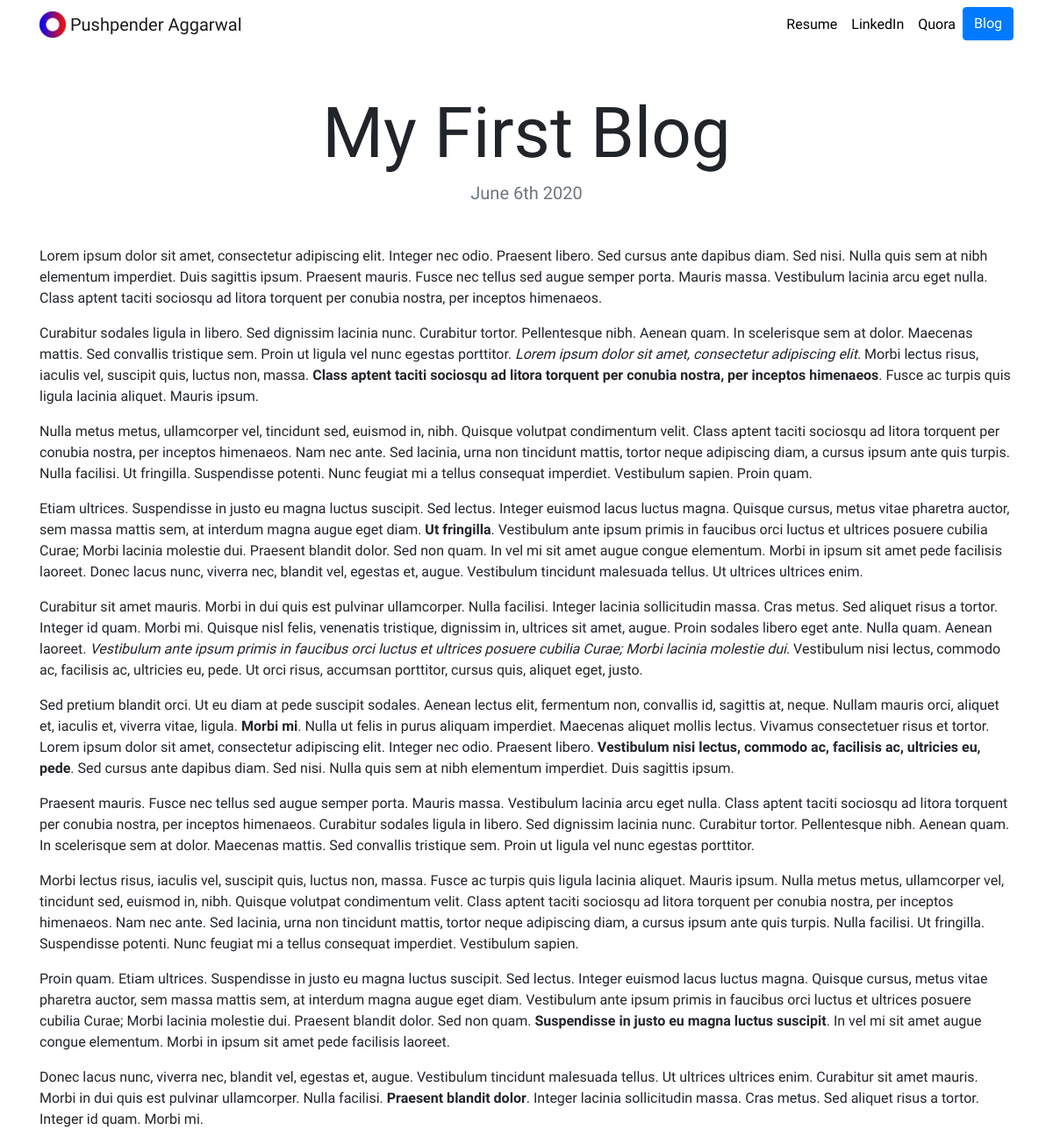
The page /blog/1 on the database its author committed.
### blog/models.py (models this page shows, shortened)
class Blog(models.Model):
    title = models.CharField(max_length=200)
    description = models.TextField()
    date = models.DateField()

### blog/views.py (the view)
# urls.py: path('<int:blog_id>', views.detail, name='detail'),
def detail(request, blog_id):
    blog_count = Blog.objects.count
    blog = get_object_or_404(Blog, pk = blog_id) #pk = primary key
    return render(request,'blog/detail.html', {"blog": blog})

### blog/templates/blog/detail.html
{% extends "portfolio/base.html" %}
{% load static %}
{% block content %}
<h1 class="text-center mt-5" id="blogdetailtitle">{{ blog.title }}</h1>
<h5 class="text-center text-muted mb-5">{{ blog.date|date:'F jS Y' }}</h5>
{{ blog.description|safe }}
{% endblock %}

### portfolio/static/portfolio/custom.css (style rules this page uses)
body { font-family: 'Architects Daughter', cursive; }
@media (min-width: 992px) { #blogdetailtitle { font-size: 5rem; } }

### rows shown on the page
Blog: title "My First Blog", date "June 6th 2020", description "Lorem ipsum dolor sit amet, consectetur adipiscing elit. Integer nec odio. Praesent libero. Sed cursus ante dapibus diam. Sed nisi. Nulla quis sem at nibh elementum imperdiet. Duis sagittis ipsum. Praesent mauris. Fusce nec tellus sed augue semper porta. Mauris massa. Vestibulum lacinia arcu eget nulla. Class aptent taciti sociosqu ad litora torquent per conubia nostra, per inceptos himenaeos. Curabitur sodales ligula in libero. Sed dignissim lacinia nunc. Curabitur tortor. Pellentesque nibh. Aenean quam. In scelerisque sem at dolor. Maecenas mattis. Sed convallis tristique sem. Proin ut ligula vel nunc egestas porttitor. Lorem ipsum dolor sit amet, consectetur adipiscing elit . Morbi…"
